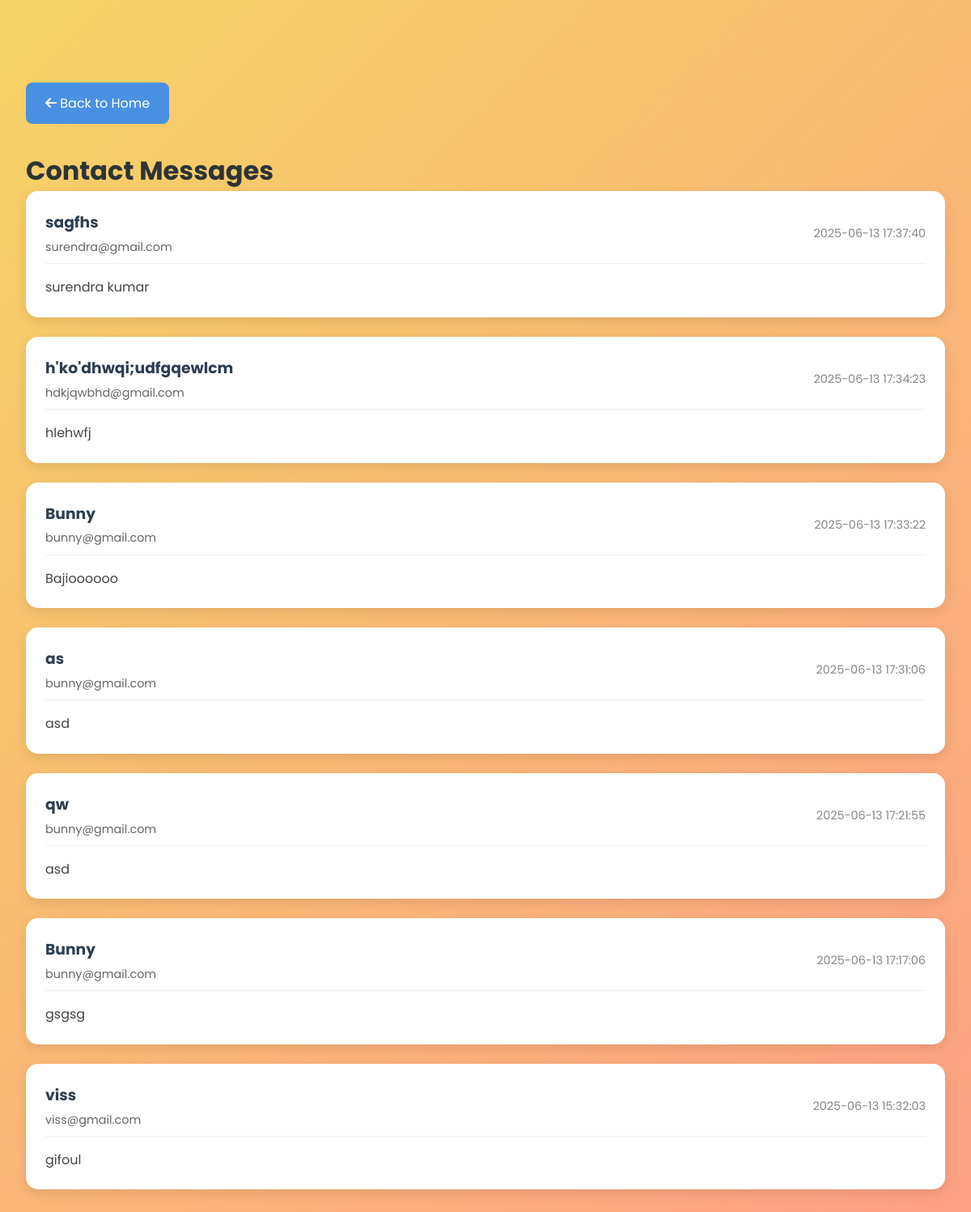
The page /messages on the database its author committed.
### tables this page shows
CREATE TABLE messages
                 (id INTEGER PRIMARY KEY AUTOINCREMENT,
                  name TEXT NOT NULL,
                  email TEXT NOT NULL,
                  message TEXT NOT NULL,
                  date TIMESTAMP DEFAULT CURRENT_TIMESTAMP);

### app.py (the view)
@app.route('/messages')
def view_messages():
    conn = get_db()
    c = conn.cursor()
    c.execute('SELECT * FROM messages ORDER BY date DESC')
    messages = c.fetchall()
    conn.close()
    return render_template('messages.html', messages=messages)

### app.py (called while the page is built)
def get_db():
    db_path = os.path.join(app.instance_path, 'messages.db')
    conn = sqlite3.connect(db_path)
    conn.row_factory = sqlite3.Row
    return conn

### templates/messages.html (shortened to what this page needs)
<!DOCTYPE html>
<html lang="en">
<head>
    <link rel="stylesheet" href="{{ url_for('static', filename='css/style.css') }}">
    <link rel="stylesheet" href="https://cdnjs.cloudflare.com/ajax/libs/font-awesome/6.0.0/css/all.min.css">
</head>
<body>
    <div class="messages-container">
        <a href="{{ url_for('home') }}" class="back-button">
            <i class="fas fa-arrow-left"></i> Back to Home
        </a>
        <h1>Contact Messages</h1>
        {% if messages %}
            {% for message in messages %}
                <div class="message-card">
                    <div class="message-header">
                        <div class="message-info">
                            <h3>{{ message[1] }}</h3>
                            <p>{{ message[2] }}</p>
                        </div>
                        <div class="message-date">
                            {{ message[4] }}
                        </div>
                    </div>
                    <div class="message-content">
                        {{ message[3] }}
                    </div>
                </div>
            {% endfor %}
        {% else %}
            <p>No messages yet.</p>
        {% endif %}
    </div>
</body>
</html>

### static/css/style.css (style rules this page uses)
:root { --primary-color: #4a90e2; --secondary-color: #6c5ce7; --accent-color: #00b894; --text-color: #2d3436; --light-gray: #f5f6fa; --white: #ffffff; --shadow: 0 4px 6px rgba(0, 0, 0, 0.1); }
* { margin: 0; padding: 0; box-sizing: border-box; }
body { font-family: 'Poppins', sans-serif; line-height: 1.6; color: var(--text-color); background: linear-gradient(135deg, #f6d365 0%, #fda085 100%); padding-top: 70px; }
html { scroll-behavior: smooth; }
p { color: rgb(85,85,85); }
a, .btn { transition: all 300ms ease; }

### templates/messages.html (style rules this page uses)
.messages-container { max-width: 1200px; margin: 2rem auto; padding: 0 2rem; }
.message-card { background: white; border-radius: 15px; padding: 1.5rem; margin-bottom: 1.5rem; box-shadow: 0 5px 15px rgba(0, 0, 0, 0.1); }
.message-header { display: flex; justify-content: space-between; align-items: center; margin-bottom: 1rem; padding-bottom: 0.5rem; border-bottom: 1px solid #eee; }
.message-info h3 { margin: 0; color: #2c3e50; }
.message-info p { margin: 0.25rem 0 0; color: #666; font-size: 0.9rem; }
.message-date { color: #888; font-size: 0.9rem; }
.message-content { color: #444; line-height: 1.6; }
.back-button { display: inline-block; padding: 0.8rem 1.5rem; background: #4a90e2; color: white; text-decoration: none; border-radius: 8px; margin-bottom: 2rem; transition: all 0.3s ease; }

### rows shown on the page
messages: name "sagfhs", email "surendra@gmail.com", date "2025-06-13 17:37:40", message "surendra kumar"
messages: name "h'ko'dhwqi;udfgqewlcm", email "hdkjqwbhd@gmail.com", date "2025-06-13 17:34:23", message "hlehwfj"
messages: name "Bunny", email "bunny@gmail.com", date "2025-06-13 17:33:22", message "Bajioooooo"
messages: name "as", email "bunny@gmail.com", date "2025-06-13 17:31:06", message "asd"
messages: name "qw", email "bunny@gmail.com", date "2025-06-13 17:21:55", message "asd"
messages: name "Bunny", email "bunny@gmail.com", date "2025-06-13 17:17:06", message "gsgsg"
messages: name "viss", email "viss@gmail.com", date "2025-06-13 15:32:03", message "gifoul"
